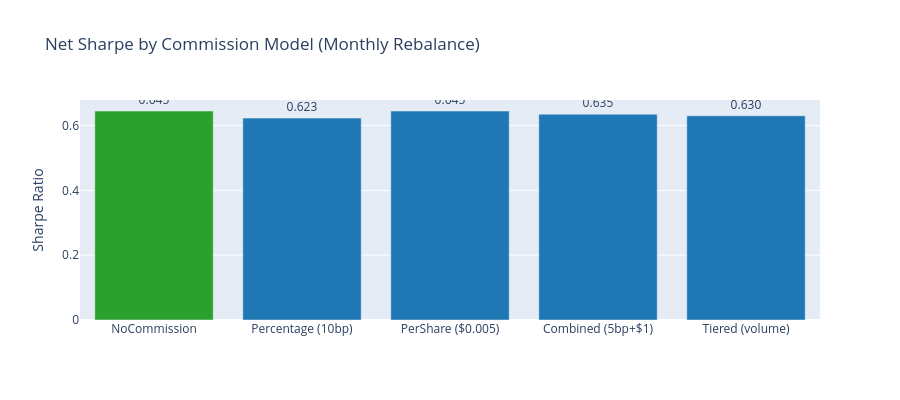

Source (notebook cell):
### Markdown cell above
**Finding**: This monthly-rebalance table is the sanity check for overfitting
the cost model. If a slow, liquid strategy changes rank only marginally across
reasonable fee schedules, model detail is a second-order concern.

### Code cell
# Visualize Sharpe comparison
sharpe_vals = [v["sharpe"] for v in pnl_results.values()]
names = list(pnl_results.keys())

fig = go.Figure()
fig.add_trace(
    go.Bar(
        x=names,
        y=sharpe_vals,
        marker_color=["#2ca02c" if s == max(sharpe_vals) else "#1f77b4" for s in sharpe_vals],
        text=[f"{s:.3f}" for s in sharpe_vals],
        textposition="outside",
    )
)
fig.update_layout(
    title="Net Sharpe by Commission Model (Monthly Rebalance)",
    yaxis_title="Sharpe Ratio",
    height=400,
)
fig.show()

sharpe_range = max(sharpe_vals) - min(sharpe_vals)
print(f"\nSharpe range across commission models on this real ETF panel: {sharpe_range:.4f}")
print(f"  (n_bars={len(dates)}, n_symbols={len(SYMBOLS)}, monthly rebalance)")

### Figure 1 — Plotly figure (JSON) as saved in the notebook; plotly's stock layout.template omitted (floating-point values rounded to 4 significant figures)
{"data": [{"marker": {"color": ["#2ca02c", "#1f77b4", "#1f77b4", "#1f77b4", "#1f77b4"]}, "text": ["0.645", "0.623", "0.645", "0.635", "0.630"], "textposition": "outside", "type": "bar", "x": ["NoCommission", "Percentage (10bp)", "PerShare ($0.005)", "Combined (5bp+$1)", "Tiered (volume)"], "y": [0.645, 0.623, 0.6449, 0.6351, 0.6304]}], "layout": {"height": 400, "title": {"text": "Net Sharpe by Commission Model (Monthly Rebalance)"}, "yaxis": {"title": {"text": "Sharpe Ratio"}}}}
